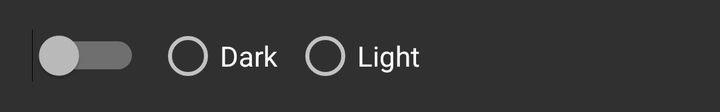
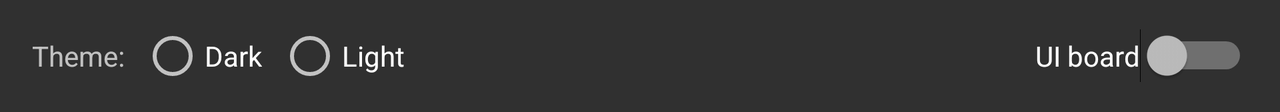

Two renders of one Android screen. The first uses the default layout on a phone; the second uses the alternative layout the repository ships for a different screen configuration, on a matching device. The two XML files are below.
<!-- AndroidManifest.xml: application theme PluginAppTheme -->
<!-- res/layout/view_control_bar.xml -->
<?xml version="1.0" encoding="utf-8"?>
<LinearLayout xmlns:android="http://schemas.android.com/apk/res/android"
    android:id="@+id/view_control_bar"
    android:layout_width="match_parent"
    android:layout_height="@dimen/control_bar"
    android:orientation="horizontal"
    android:gravity="center_vertical"
    android:clickable="true"
    android:background="?android:attr/selectableItemBackground">

    <Switch
        android:id="@+id/switch_board"
        android:layout_width="wrap_content"
        android:layout_height="wrap_content"
        android:layout_marginStart="@dimen/activity_horizontal_margin" />

    <RadioGroup
        android:id="@+id/rg_themes"
        android:layout_width="wrap_content"
        android:layout_height="wrap_content"
        android:orientation="horizontal"
        android:layout_marginStart="@dimen/unit_padding"
        android:layout_marginEnd="@dimen/activity_horizontal_margin">

        <RadioButton
            android:id="@+id/rb_dark_theme"
            android:layout_width="wrap_content"
            android:layout_height="wrap_content"
            android:text="@string/dark_theme" />

        <RadioButton
            android:id="@+id/rb_light_theme"
            android:layout_width="wrap_content"
            android:layout_height="wrap_content"
            android:layout_marginStart="@dimen/unit_padding"
            android:text="@string/light_theme" />

    </RadioGroup>

</LinearLayout>
<!-- resources referenced by this layout -->
<resources>
  <dimen name="activity_horizontal_margin">16dp</dimen>
  <dimen name="control_bar">56dp</dimen>
  <dimen name="unit_padding">8dp</dimen>
  <string name="dark_theme">Dark</string>
  <string name="light_theme">Light</string>
  <style name="PluginAppTheme" parent="@style/PluginAppThemeDark" />
  <style name="PluginAppThemeDark" parent="@android:style/Theme.Material">
          <item name="ic_action_notification">@drawable/ic_action_notification_dark</item>
          <item name="ic_action_help">@drawable/ic_action_help_dark</item>
          <item name="floating_color_for_accent">@color/floating_color_for_accent_white</item>
      </style>
  <!-- drawable ic_action_notification_dark (drawable-anydpi) -->
  <?xml version="1.0" encoding="utf-8"?>
  <vector xmlns:android="http://schemas.android.com/apk/res/android"
      android:width="24dp"
      android:height="24dp"
      android:viewportHeight="24.0"
      android:viewportWidth="24.0">
  
      <path
          android:fillColor="#ffffffff"
          android:pathData="M12,22c1.1,0 2,-0.9 2,-2h-4c0,1.1 0.89,2 2,2zM18,16v-5c0,-3.07 -1.64,-5.64 -4.5,-6.32L13.5,4c0,-0.83 -0.67,-1.5 -1.5,-1.5s-1.5,0.67 -1.5,1.5v0.68C7.63,5.36 6,7.92 6,11v5l-2,2v1h16v-1l-2,-2z" />
  
  </vector>
  <!-- drawable ic_action_help_dark (drawable-anydpi) -->
  <?xml version="1.0" encoding="utf-8"?>
  <vector xmlns:android="http://schemas.android.com/apk/res/android"
      android:width="24dp"
      android:height="24dp"
      android:viewportWidth="24.0"
      android:viewportHeight="24.0">
  
      <path
          android:fillColor="#ffffffff"
          android:pathData="M12,2C6.48,2 2,6.48 2,12s4.48,10 10,10 10,-4.48 10,-10S17.52,2 12,2zM13,19h-2v-2h2v2zM15.07,11.25l-0.9,0.92C13.45,12.9 13,13.5 13,15h-2v-0.5c0,-1.1 0.45,-2.1 1.17,-2.83l1.24,-1.26c0.37,-0.36 0.59,-0.86 0.59,-1.41 0,-1.1 -0.9,-2 -2,-2s-2,0.9 -2,2L8,9c0,-2.21 1.79,-4 4,-4s4,1.79 4,4c0,0.88 -0.36,1.68 -0.93,2.25z"/>
  
  </vector>
  <color name="floating_color_for_accent_white">#ffffff</color>
</resources>
<!-- res/layout-land/view_control_bar.xml (the repository's variant of the layout above) -->
<!-- drawn on the phone turned sideways -->
<?xml version="1.0" encoding="utf-8"?>
<RelativeLayout xmlns:android="http://schemas.android.com/apk/res/android"
    android:id="@+id/view_control_bar"
    android:layout_width="match_parent"
    android:layout_height="@dimen/control_bar"
    android:clickable="true"
    android:background="?android:attr/selectableItemBackground">

    <TextView
        android:id="@+id/tv_theme"
        android:text="@string/theme"
        android:layout_width="wrap_content"
        android:layout_height="wrap_content"
        android:layout_centerVertical="true"
        android:layout_marginStart="@dimen/activity_horizontal_margin" />

    <RadioGroup
        android:id="@+id/rg_themes"
        android:layout_width="wrap_content"
        android:layout_height="wrap_content"
        android:orientation="horizontal"
        android:layout_toEndOf="@id/tv_theme"
        android:layout_marginStart="@dimen/unit_padding"
        android:layout_centerVertical="true">

        <RadioButton
            android:id="@+id/rb_dark_theme"
            android:layout_width="wrap_content"
            android:layout_height="wrap_content"
            android:text="@string/dark_theme" />

        <RadioButton
            android:id="@+id/rb_light_theme"
            android:layout_width="wrap_content"
            android:layout_height="wrap_content"
            android:layout_marginStart="@dimen/unit_padding"
            android:text="@string/light_theme" />

    </RadioGroup>

    <Switch
        android:id="@+id/switch_board"
        android:text="@string/board"
        android:layout_width="wrap_content"
        android:layout_height="wrap_content"
        android:layout_marginEnd="@dimen/activity_horizontal_margin"
        android:layout_alignParentEnd="true"
        android:layout_centerVertical="true" />

</RelativeLayout>
<!-- resources referenced by the variant -->
<!-- as the phone turned sideways resolves them -->
<resources>
  <dimen name="activity_horizontal_margin">16dp</dimen>
  <dimen name="control_bar">56dp</dimen>
  <dimen name="unit_padding">8dp</dimen>
  <string name="board">UI board</string>
  <string name="dark_theme">Dark</string>
  <string name="light_theme">Light</string>
  <string name="theme">Theme:</string>
  <style name="PluginAppTheme" parent="@style/PluginAppThemeDark" />
  <style name="PluginAppThemeDark" parent="@android:style/Theme.Material">
          <item name="ic_action_notification">@drawable/ic_action_notification_dark</item>
          <item name="ic_action_help">@drawable/ic_action_help_dark</item>
          <item name="floating_color_for_accent">@color/floating_color_for_accent_white</item>
      </style>
  <!-- drawable ic_action_notification_dark (drawable-anydpi) -->
  <?xml version="1.0" encoding="utf-8"?>
  <vector xmlns:android="http://schemas.android.com/apk/res/android"
      android:width="24dp"
      android:height="24dp"
      android:viewportHeight="24.0"
      android:viewportWidth="24.0">
  
      <path
          android:fillColor="#ffffffff"
          android:pathData="M12,22c1.1,0 2,-0.9 2,-2h-4c0,1.1 0.89,2 2,2zM18,16v-5c0,-3.07 -1.64,-5.64 -4.5,-6.32L13.5,4c0,-0.83 -0.67,-1.5 -1.5,-1.5s-1.5,0.67 -1.5,1.5v0.68C7.63,5.36 6,7.92 6,11v5l-2,2v1h16v-1l-2,-2z" />
  
  </vector>
  <!-- drawable ic_action_help_dark (drawable-anydpi) -->
  <?xml version="1.0" encoding="utf-8"?>
  <vector xmlns:android="http://schemas.android.com/apk/res/android"
      android:width="24dp"
      android:height="24dp"
      android:viewportWidth="24.0"
      android:viewportHeight="24.0">
  
      <path
          android:fillColor="#ffffffff"
          android:pathData="M12,2C6.48,2 2,6.48 2,12s4.48,10 10,10 10,-4.48 10,-10S17.52,2 12,2zM13,19h-2v-2h2v2zM15.07,11.25l-0.9,0.92C13.45,12.9 13,13.5 13,15h-2v-0.5c0,-1.1 0.45,-2.1 1.17,-2.83l1.24,-1.26c0.37,-0.36 0.59,-0.86 0.59,-1.41 0,-1.1 -0.9,-2 -2,-2s-2,0.9 -2,2L8,9c0,-2.21 1.79,-4 4,-4s4,1.79 4,4c0,0.88 -0.36,1.68 -0.93,2.25z"/>
  
  </vector>
  <color name="floating_color_for_accent_white">#ffffff</color>
</resources>
